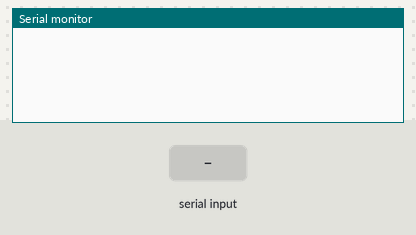
This sketch was run on a simulated Arduino Uno, built with avr-gcc and run on an emulated ATmega328P. Shown: the last lines printed to the serial monitor. Inputs (shaded band) come from the test bench.

Above: at 1.2 s.
1.3 s: "1" received over Serial
At 3.2 s:
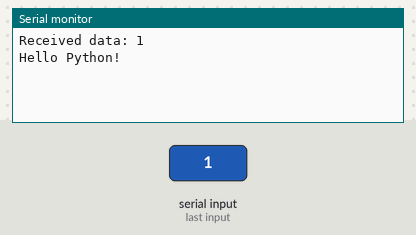
3.8 s: "0" received over Serial
At 5.2 s:
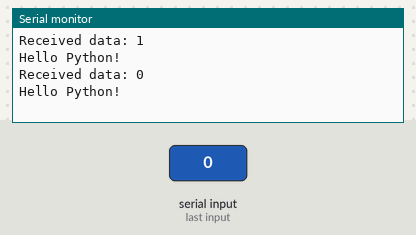
5.3 s: "2" received over Serial
At 7.4 s:
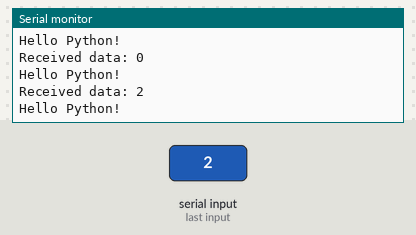

Measured:
- after the input at 1.3 s, the serial monitor: prints a new line after 1.0 s (image 1)
- after the input at 3.8 s, the serial monitor: prints a new line after 1.0 s (image 2)
- after the input at 5.3 s, the serial monitor: prints a new line after 1.0 s (image 3)

The sketch:

test_pyserial.ino
```cpp
void setup() {
  Serial.begin(9600); // 设置串口波特率与 Python 脚本中一致
}

void loop() {
  // 从串口接收数据
  if (Serial.available() > 0) {
    String received_data = Serial.readString();
    Serial.print("Received data: ");
    Serial.println(received_data);

    // 向 Python 脚本发送响应数据
    Serial.println("Hello Python!");
  }
}
```
